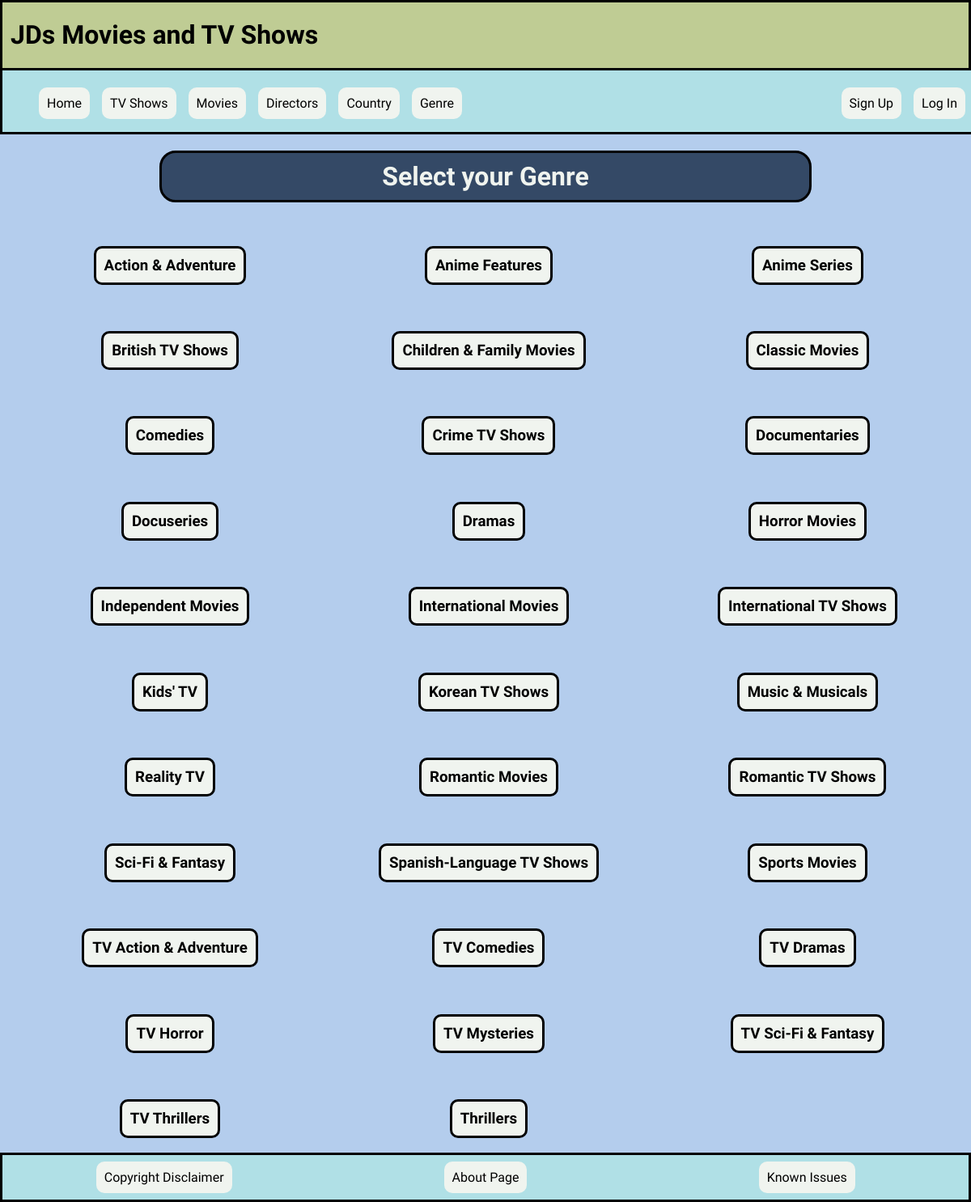
The page /Genre_Select on the database its author committed.
### tables this page shows
CREATE TABLE Genre (Genre_id INTEGER PRIMARY KEY NOT NULL, Genre TEXT);

### App.py (the view)
@app.route('/Genre_Select')
def Genre_Select():
    sql = '''SELECT Genre, Genre_id FROM Genre
        ORDER BY Genre ASC;'''
    results = query_db(sql)
    return render_template('Genre_Select.html', results = results)

### App.py (called while the page is built)
def get_db():
    db = getattr(g, '_database', None)
    if db is None:
        db = g._database = sqlite3.connect(DATABASE)
    return db

@app.teardown_appcontext
def close_connection(exception):
    db = getattr(g, '_database', None)
    if db is not None:
        db.close()

def query_db(query, args=(), one=False, commit=False):
    db = get_db()
    cur = db.cursor()
    cur.execute(query, args)
    if commit:
        db.commit()
    rv =cur.fetchall()
    cur.close()
    return (rv[0] if rv else None) if one else rv

### templates/Genre_Select.html
{% extends 'Header.html' %}
{% block start %}
    <h1 class="Section_Header"> Select your Genre</h1>
    <div class="Selection_Options">
        {% for Genre in results %}
            <a href="/Genre/{{Genre[1]}}">
                <div class="Selection">
                    <h3>{{Genre[0]}}</h3>
                </div>
            </a>
        {% endfor %}
    </div>
{% endblock %}

### static/style.css (style rules this page uses)
body { margin: 0; background-color: #b4cded; font-family: "Oswald"; }
a { text-decoration: none; }
.Section_Header { border: solid; text-align: center; margin-top: 20px; padding-top: 10px; padding-bottom: 10px; width: 800px; margin-left: auto; margin-right: auto; background-color: #344966; color: #f0f4ef; border-color: black; border-radius: 20px; }
.Selection_Options { margin-top: 25px; margin-bottom: 50px; }

### rows shown on the page
Genre: Genre "Action & Adventure"
Genre: Genre "Anime Features"
Genre: Genre "Anime Series"
Genre: Genre "British TV Shows"
Genre: Genre "Children & Family Movies"
Genre: Genre "Classic Movies"
Genre: Genre "Comedies"
Genre: Genre "Crime TV Shows"
Genre: Genre "Documentaries"
Genre: Genre "Docuseries"
Genre: Genre "Dramas"
Genre: Genre "Horror Movies"
Genre: Genre "Independent Movies"
Genre: Genre "International Movies"
Genre: Genre "International TV Shows"
Genre: Genre "Kids' TV"
Genre: Genre "Korean TV Shows"
Genre: Genre "Music & Musicals"
Genre: Genre "Reality TV"
Genre: Genre "Romantic Movies"
Genre: Genre "Romantic TV Shows"
Genre: Genre "Sci-Fi & Fantasy"
Genre: Genre "Spanish-Language TV Shows"
Genre: Genre "Sports Movies"
Genre: Genre "TV Action & Adventure"
Genre: Genre "TV Comedies"
Genre: Genre "TV Dramas"
Genre: Genre "TV Horror"
Genre: Genre "TV Mysteries"
Genre: Genre "TV Sci-Fi & Fantasy"
Genre: Genre "TV Thrillers"
Genre: Genre "Thrillers"
